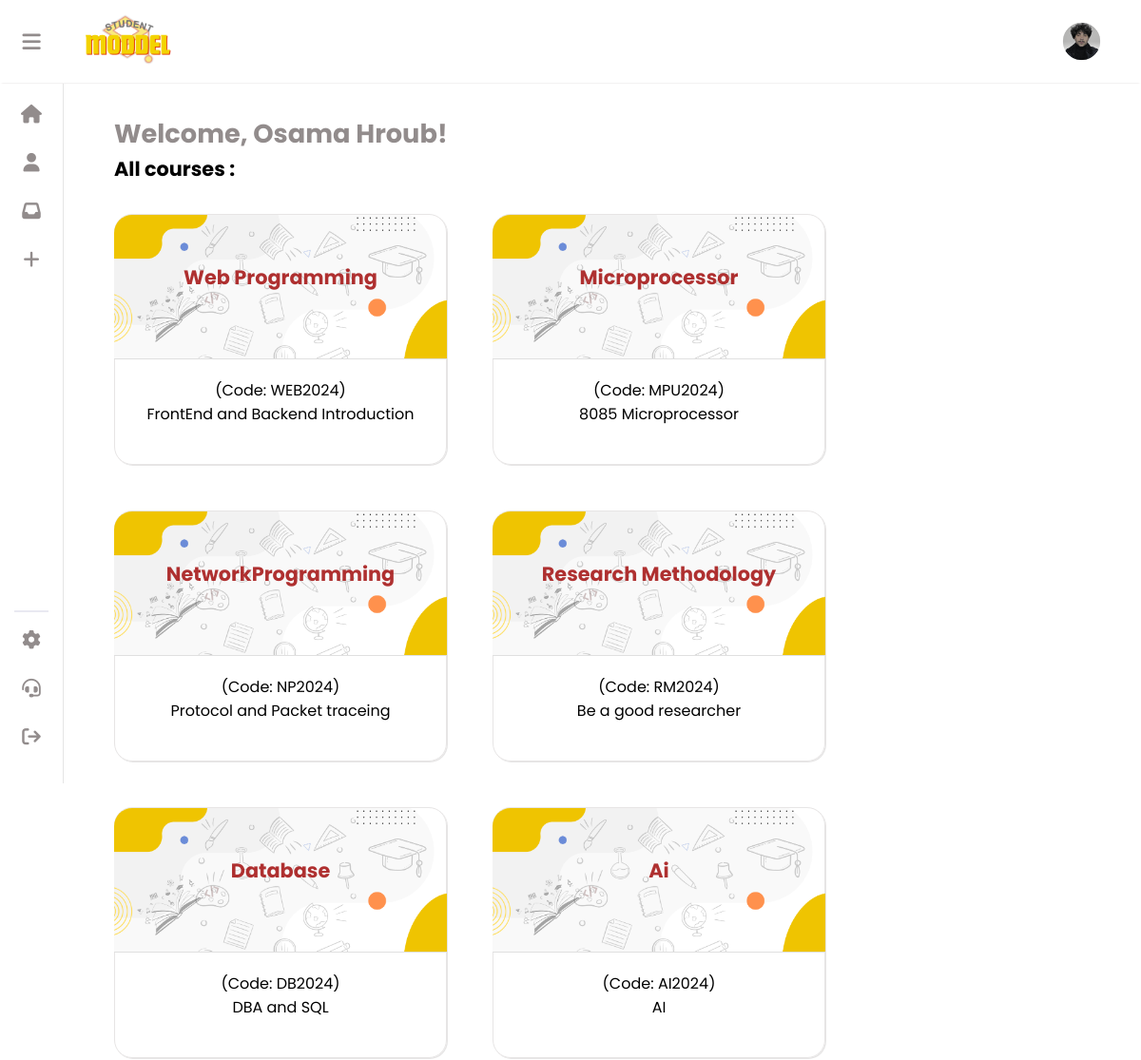
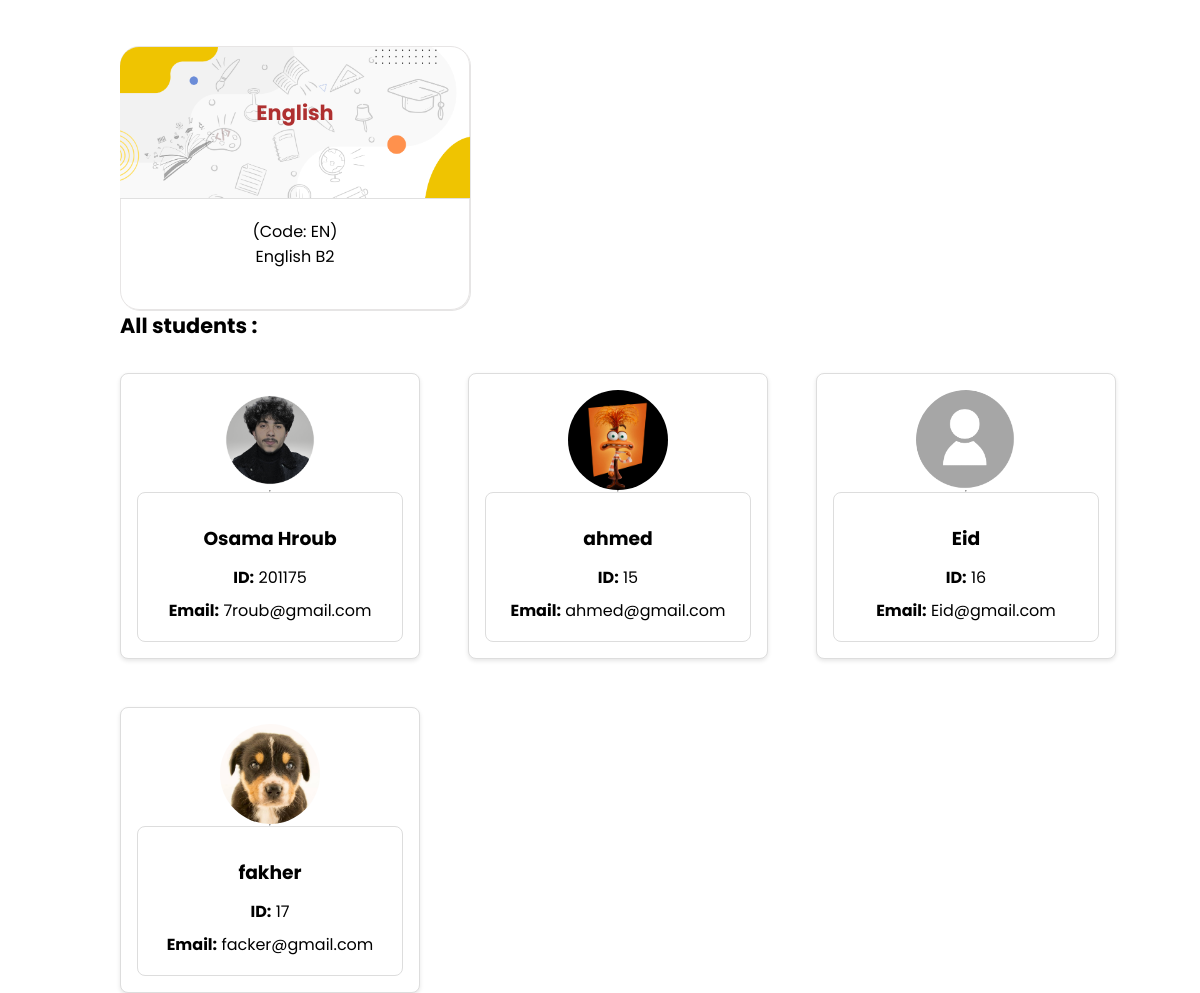
The app's page / (signed in), older data (2 pictures, top to bottom).
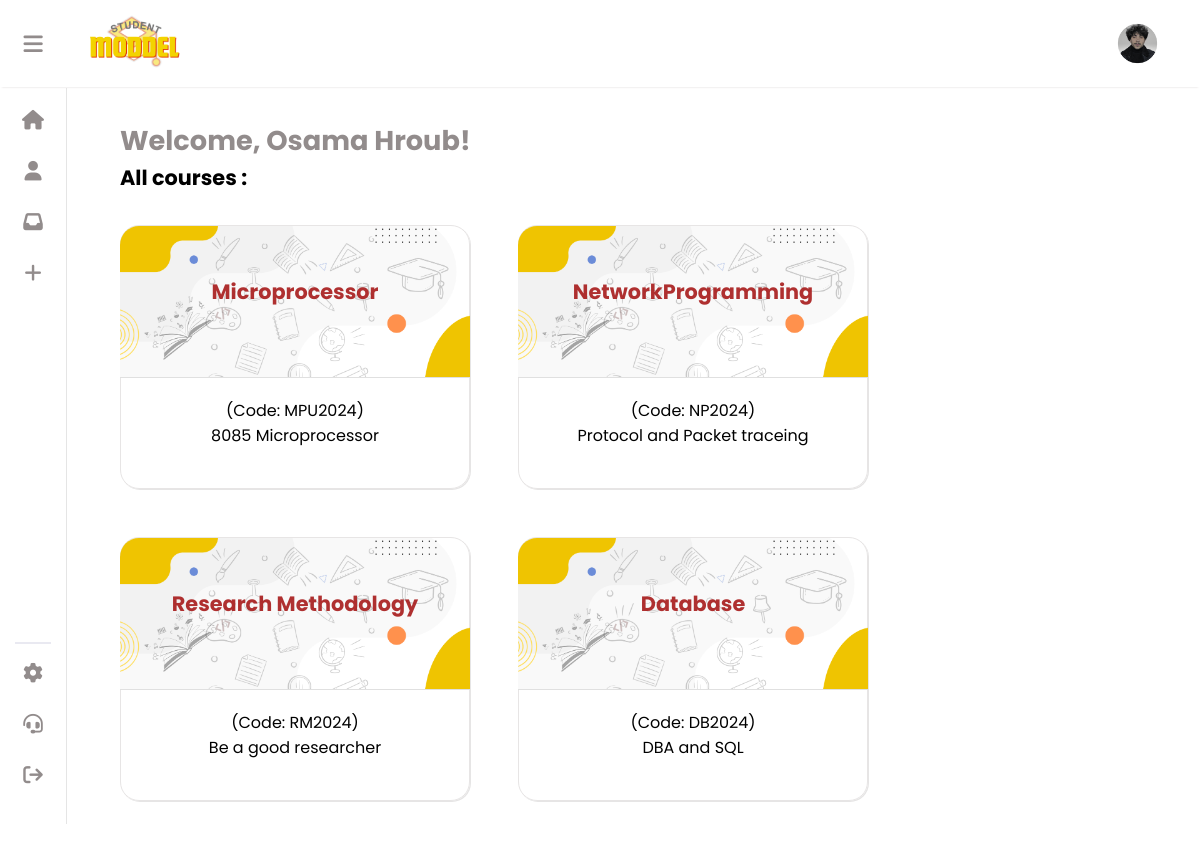
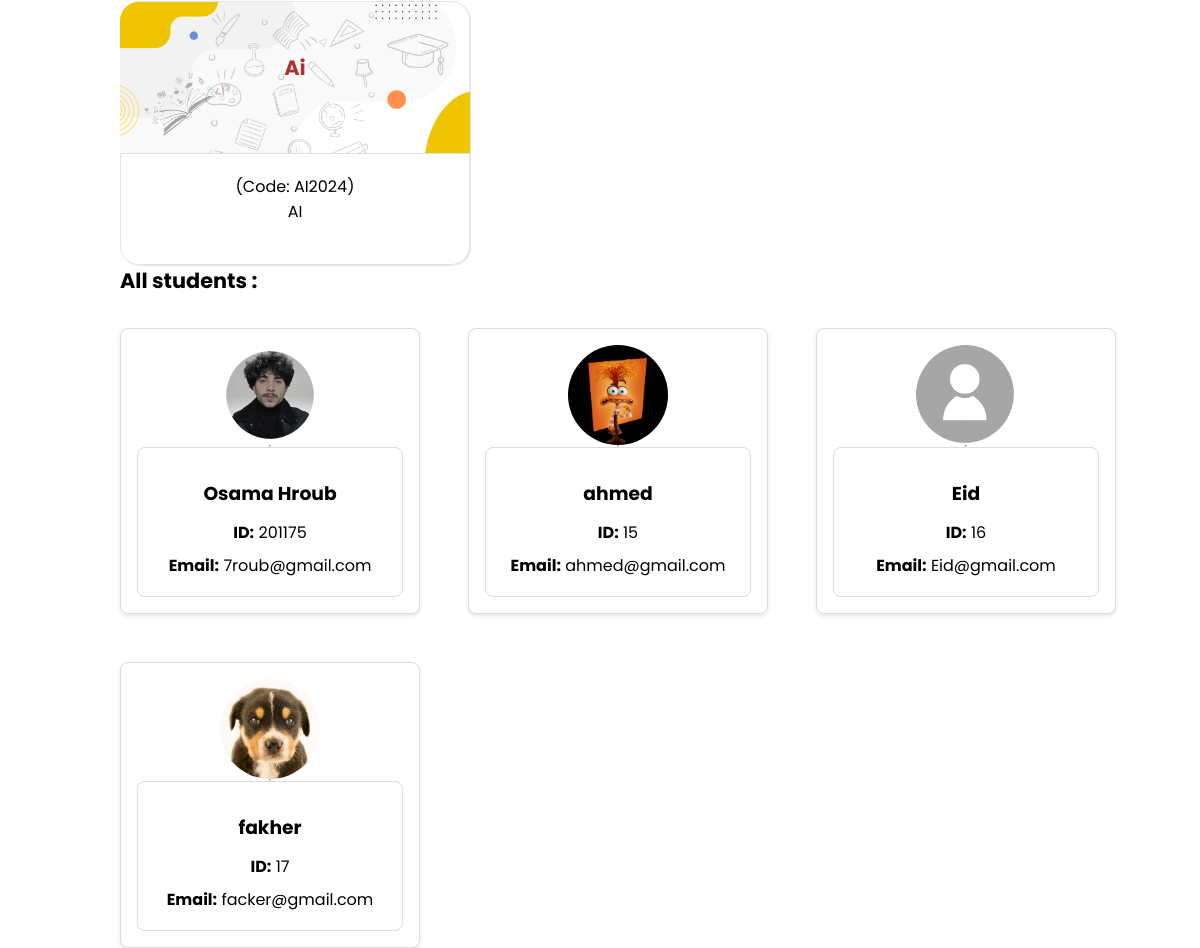
The same page, newer data (2 pictures, top to bottom).
### crud/models.py (models this page shows, shortened)
class Courses(models.Model):
    code = models.CharField(primary_key=True, max_length=10)
    name = models.CharField(max_length=100)
    description = models.CharField(max_length=255)
    prerequisites = models.ManyToManyField('self', through='Prerequisties', symmetrical=False)
    instractor = models.CharField(max_length=30,default='')
    capacity = models.IntegerField(default=0)
    schedule_id = models.ForeignKey(CoruseSchedules,on_delete=models.CASCADE,null=True,unique=True)

class Student(models.Model):
    fullname = models.CharField(max_length=90,null=False,default='No Name Provided')
    user = models.ForeignKey(User, on_delete=models.CASCADE, default=1)
    email = models.CharField(max_length=100)
    id_user = models.IntegerField( null=True)
    avatar = models.ImageField(upload_to='avatars/', null=True, blank=True, default= 'defult.png')
    bio = models.CharField(max_length=250 , null=True, blank=True, default='None')

### crud/views.py (the view)
# urls.py: path('', views.home, name=''),
@login_required(login_url='/login'  )
def home(request):
    userl = request.user#used to return user to the home page also i used this for the user photo in the navigatior u will see that i do the same thing may time becouse i
    print(f'Logged-in user: {userl}')
    student = Student.objects.filter(user=userl).first()
    print(f'Student found: {student}')
    courseAdmin = Courses.objects.all()
    courses = []
    students = Student.objects.all()
    if student:
        registrations = studentsReg.objects.filter(student_id=student)
        print(f'Registrations found: {registrations.count()}')
        for registration in registrations:
            course = registration.course_id
            courses.append(course)
            print(f'Registered Course: {course.name}, Code: {course.code}')
    return render(request, 'index.html', {'student': student, 'courses': courses,'courseAdmin':courseAdmin,'users':students} )

### crud/templates/index.html (shortened to what this page needs)
<!DOCTYPE html>
<html lang="en">
<head>
    {% load static %}
    <link rel="stylesheet" type="text/css" href="{% static 'css/style.css' %}">
    <link rel="stylesheet" href="https://cdnjs.cloudflare.com/ajax/libs/font-awesome/6.5.1/css/all.min.css"
 />
</head>
<body>
    {% include "aside.html" %}
    <div class="pagecontent">
        <div class="content">
            <h1 class="h1name">Welcome, {{ student.fullname }}!</h1>
            {%if user.is_staff%}
            <h2>All courses : </h2>
            <ul class="coursesReg">
                {% for course in courseAdmin %}
                    <div class="courses">
                        <div class="header1">
                            <a href="{% url 'course' course.code %}"><h2>{{ course.name }}</h2></a>
                        </div>
                        <li>(Code: {{ course.code }})</li>
                        <li>{{ course.description }}</li>
                    </div>
                {% empty %}
                    <li>There is no courses added.</li>
                {% endfor %}
            </ul>
            <h2>All students : </h2>
            <ul class="coursesReg">
                {% for user in users %}
                <div class="card">
                <img src="{{ user.avatar.url }}" alt="{{ user.fullname }}">
                <hr>
                <div class="userdata">
                    <h3 >{{ user.fullname }}</h3>
                    <p><strong>ID:</strong> {{ user.id_user }}</p>
                    <p><strong>Email:</strong> {{ user.email }}</p>
                </div>
            </div>
        {% endfor %}
            </ul>
            {%endif%}
        </div>
    </div>
</body>
</html>

### crud/templates/aside.html (shortened to what this page needs)
{% load static %}
<div class="navcontainer">   <nav>
    <div class="navbar">
        <button class="user" id="user">
            <i class="fa-solid fa-bars"></i>
        </button>
        <div class="logo">
            <a href="{% url '' %}"><img src="{% static 'logo.png' %}" width="100px" alt="" class="logoimg"></a>
        </div>
    </div>
    <div class="new">
        {% if student.avatar %}
        <img  src="{{student.avatar.url}}" height="45px" width="45px" style="border-radius: 50%;" alt="" class="profile">
        {% else %}
        <img  src="{% static 'assets/defult.png'%}" height="45px" width="45px" style="border-radius: 50%;" alt="" class="profile">
        {% endif %}
    </div>
</nav></div>
<aside class="aside" id="aside">
    <div class="list">
        <ul>
            <li><button>
                <a href="{% url '' %}"><i class="fa-solid fa-house"></i><span class="text">home</span></a>
                </button></li>
            <li><button>
                  <a href="{% url 'profile' %}">  <i class="fa-solid fa-user"></i><span class="text">profile</span></a>
                </button></li>
            <li><button>
                <a href="{% url 'notifications' %}"><i class="fa-solid fa-inbox"></i></i><span class="text">inbox</span>
                </button></li></a>
                {%if user.is_staff%}
            <li><button id="add">
                <a href="{% url 'addcourse' %}">
            <i class="fa-solid fa-plus"></i><span class="text">Add Course</span> </a>
        </button></li>
        {%endif%}
        </ul>
    </div>
    <hr>
    <div class="list">
        <ul>
            <li><button>
                <a href="{% url 'sittings' %}"><i class="fa-solid fa-gear"></i><span class="text">sittings</span></a>
                </button></li>
            <li><button>
                <a href="{% url 'support' %}"><i class="fa-solid fa-headset"></i><span class="text">Contact</span></a>
                </button></li>
            <li><button >
                   <a href="{% url 'logout' %}"><i class="fa-solid fa-arrow-right-from-bracket"></i><span class="text">logOut</span></a>
                </button></li>
        </ul>
    </div>
</aside>

Row changes from the older to the newer data that the page shows:
removed Courses: name "Web Programming", code "WEB2024", description "FrontEnd and Backend Introduction"
removed Courses: name "English", code "EN", description "English B2"
